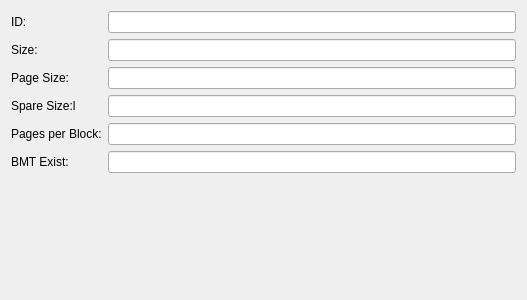
<?xml version="1.0" encoding="UTF-8"?>
<ui version="4.0">
 <class>NandWidget</class>
 <widget class="QWidget" name="NandWidget">
  <property name="geometry">
   <rect>
    <x>0</x>
    <y>0</y>
    <width>527</width>
    <height>300</height>
   </rect>
  </property>
  <property name="windowTitle">
   <string>Form</string>
  </property>
  <layout class="QGridLayout" name="gridLayout">
   <item row="0" column="0">
    <layout class="QVBoxLayout" name="verticalLayout_3">
     <item>
      <layout class="QHBoxLayout" name="horizontalLayout">
       <item>
        <layout class="QVBoxLayout" name="verticalLayout_2">
         <item>
          <widget class="QLabel" name="label_id">
           <property name="text">
            <string>ID:</string>
           </property>
          </widget>
         </item>
         <item>
          <widget class="QLabel" name="label_size">
           <property name="text">
            <string>Size:</string>
           </property>
          </widget>
         </item>
         <item>
          <widget class="QLabel" name="label_pageSize">
           <property name="text">
            <string>Page Size:</string>
           </property>
          </widget>
         </item>
         <item>
          <widget class="QLabel" name="label_spareSize">
           <property name="text">
            <string>Spare Size:l</string>
           </property>
          </widget>
         </item>
         <item>
          <widget class="QLabel" name="label_ppc">
           <property name="text">
            <string>Pages per Block:</string>
           </property>
          </widget>
         </item>
         <item>
          <widget class="QLabel" name="label_bmt">
           <property name="text">
            <string>BMT Exist:</string>
           </property>
          </widget>
         </item>
        </layout>
       </item>
       <item>
        <layout class="QVBoxLayout" name="verticalLayout">
         <item>
          <widget class="QLineEdit" name="lineEdit_id">
           <property name="readOnly">
            <bool>true</bool>
           </property>
          </widget>
         </item>
         <item>
          <widget class="QLineEdit" name="lineEdit_size">
           <property name="readOnly">
            <bool>true</bool>
           </property>
          </widget>
         </item>
         <item>
          <widget class="QLineEdit" name="lineEdit_pageSize">
           <property name="readOnly">
            <bool>true</bool>
           </property>
          </widget>
         </item>
         <item>
          <widget class="QLineEdit" name="lineEdit_spareSize">
           <property name="readOnly">
            <bool>true</bool>
           </property>
          </widget>
         </item>
         <item>
          <widget class="QLineEdit" name="lineEdit_ppb">
           <property name="readOnly">
            <bool>true</bool>
           </property>
          </widget>
         </item>
         <item>
          <widget class="QLineEdit" name="lineEdit_bmtExist">
           <property name="readOnly">
            <bool>true</bool>
           </property>
          </widget>
         </item>
        </layout>
       </item>
      </layout>
     </item>
     <item>
      <spacer name="verticalSpacer">
       <property name="orientation">
        <enum>Qt::Vertical</enum>
       </property>
       <property name="sizeHint" stdset="0">
        <size>
         <width>20</width>
         <height>40</height>
        </size>
       </property>
      </spacer>
     </item>
    </layout>
   </item>
  </layout>
 </widget>
 <resources/>
 <connections/>
</ui>
